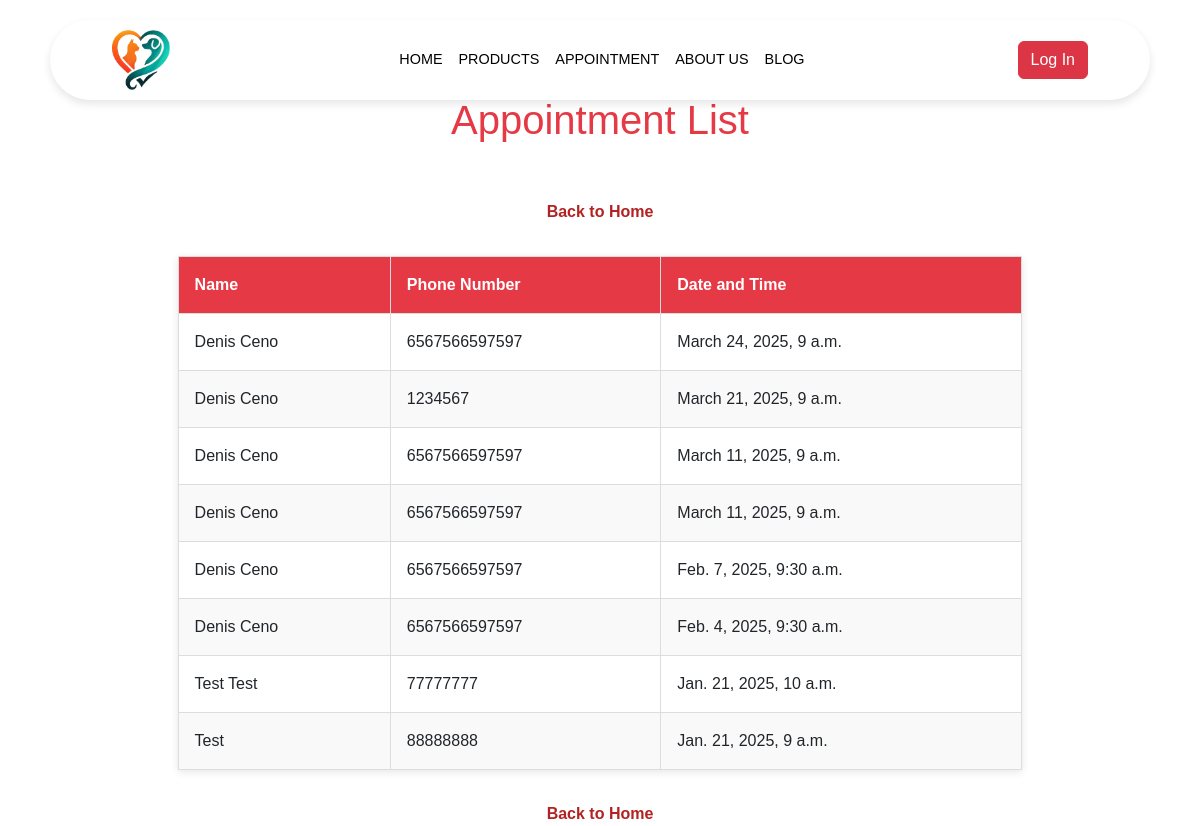
Page /appointments/appointment_list/ on the committed database.
### appointments/models.py (models this page shows, shortened)
class Appointment(models.Model):
    name = models.CharField(max_length=100)
    email = models.EmailField()
    phone = models.CharField(max_length=15)
    appointment_date = models.DateTimeField()

### appointments/views.py (the view)
# urls.py: path('appointment_list/',views.appointment_list,name='appointment-list'),
def appointment_list(request):
    template_name = 'appointments/appointment_list.html'
    appointments = Appointment.objects.all().order_by('-appointment_date')
    context = {
        'appointments': appointments
    }
    return render(request, template_name, context)

### appointments/templates/appointments/appointment_list.html (shortened to what this page needs)
<!DOCTYPE html>
{% load static %}
<html lang="en">
  <head>
    <link
      href="https://cdn.jsdelivr.net/npm/bootstrap@5.3.3/dist/css/bootstrap.min.css"
      rel="stylesheet"
    />
  </head>
  <body>
    {% include 'includes/navbar.html' %}
    <header>
      <h1>Appointment List</h1>
    </header>
    <div class="back-button">
      <a href="{% url 'home-page' %}">Back to Home</a>
    </div>
    <div class="container">
      <table>
        <thead>
          <tr>
            <th>Name</th>
            <th>Phone Number</th>
            <th>Date and Time</th>
          </tr>
        </thead>
        <tbody>
          {% for appointment in appointments %}
          <tr>
            <td>{{ appointment.name }}</td>
            <td>{{ appointment.phone }}</td>
            <td>{{ appointment.appointment_date }}</td>
          </tr>
          {% endfor %}
        </tbody>
      </table>
      <div class="back-button">
        <a href="{% url 'home-page' %}">Back to Home</a>
      </div>
    </div>
  </body>
</html>

### appointments/templates/appointments/appointment_list.html (style rules this page uses)
body { font-family: Arial, sans-serif; background-color: white; margin: 0; padding: 0; }
header { color: #e63946; text-align: center; padding: 1em; }
table { width: 80%; margin: 2em auto; border-collapse: collapse; background-color: white; box-shadow: 0 2px 8px rgba(0, 0, 0, 0.1); }
th, td { padding: 1em; text-align: left; border: 1px solid #ddd; }
th { background-color: #e63946; color: white; }
tr:nth-child(even) { background-color: #f9f9f9; }
.container { width: 90%; margin: 0 auto; }
.back-button { display: block; text-align: center; margin-top: 2em; }
.back-button a { color: #b22222; font-size: 16px; text-decoration: none; font-weight: bold; }

### rows in the picture
Appointment: name "Denis Ceno", phone "6567566597597", appointment_date "March 24, 2025, 9 a.m."
Appointment: name "Denis Ceno", phone "1234567", appointment_date "March 21, 2025, 9 a.m."
Appointment: name "Denis Ceno", phone "6567566597597", appointment_date "March 11, 2025, 9 a.m."
Appointment: name "Denis Ceno", phone "6567566597597", appointment_date "March 11, 2025, 9 a.m."
Appointment: name "Denis Ceno", phone "6567566597597", appointment_date "Feb. 7, 2025, 9:30 a.m."
Appointment: name "Denis Ceno", phone "6567566597597", appointment_date "Feb. 4, 2025, 9:30 a.m."
Appointment: name "Test Test", phone "77777777", appointment_date "Jan. 21, 2025, 10 a.m."
Appointment: name "Test", phone "88888888", appointment_date "Jan. 21, 2025, 9 a.m."
